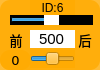
    <widget class="QWidget" name="widget_id6" native="true">
     <property name="geometry">
      <rect>
       <x>210</x>
       <y>320</y>
       <width>100</width>
       <height>70</height>
      </rect>
     </property>
     <property name="styleSheet">
      <string notr="true">background-color: rgb(255, 170, 0, 200);
border-radius:10px;</string>
     </property>
     <widget class="QLabel" name="label_ID6">
      <property name="geometry">
       <rect>
        <x>30</x>
        <y>0</y>
        <width>45</width>
        <height>16</height>
       </rect>
      </property>
      <property name="minimumSize">
       <size>
        <width>0</width>
        <height>10</height>
       </size>
      </property>
      <property name="font">
       <font>
        <family>Arial</family>
        <pointsize>9</pointsize>
       </font>
      </property>
      <property name="styleSheet">
       <string notr="true">background-color: rgb(255, 255, 255， 0);
border-radius:0px;</string>
      </property>
      <property name="text">
       <string>ID:6</string>
      </property>
      <property name="alignment">
       <set>Qt::AlignCenter</set>
      </property>
     </widget>
     <widget class="QSlider" name="horizontalSlider_pulse_id6">
      <property name="geometry">
       <rect>
        <x>10</x>
        <y>15</y>
        <width>83</width>
        <height>10</height>
       </rect>
      </property>
      <property name="autoFillBackground">
       <bool>false</bool>
      </property>
      <property name="styleSheet">
       <string notr="true">QSlider{background-color: rgb(0, 0, 0);
border-radius:0px;}
QSlider::handle {/*设置中间的那个滑动的键*/                           
    background:  rgb(255, 255, 255);
}</string>
      </property>
      <property name="minimum">
       <number>0</number>
      </property>
      <property name="maximum">
       <number>1000</number>
      </property>
      <property name="pageStep">
       <number>1</number>
      </property>
      <property name="value">
       <number>500</number>
      </property>
      <property name="orientation">
       <enum>Qt::Horizontal</enum>
      </property>
     </widget>
     <widget class="QSlider" name="horizontalSlider_dev_id6">
      <property name="geometry">
       <rect>
        <x>30</x>
        <y>50</y>
        <width>45</width>
        <height>18</height>
       </rect>
      </property>
      <property name="styleSheet">
       <string notr="true">background-color: rgba(255, 255, 255， 0);</string>
      </property>
      <property name="minimum">
       <number>-125</number>
      </property>
      <property name="maximum">
       <number>125</number>
      </property>
      <property name="pageStep">
       <number>1</number>
      </property>
      <property name="orientation">
       <enum>Qt::Horizontal</enum>
      </property>
     </widget>
     <widget class="QLabel" name="label_id6">
      <property name="geometry">
       <rect>
        <x>0</x>
        <y>50</y>
        <width>31</width>
        <height>20</height>
       </rect>
      </property>
      <property name="minimumSize">
       <size>
        <width>0</width>
        <height>10</height>
       </size>
      </property>
      <property name="font">
       <font>
        <family>DejaVu Sans</family>
        <pointsize>10</pointsize>
       </font>
      </property>
      <property name="styleSheet">
       <string notr="true">background-color: rgb(255, 255, 255， 0);</string>
      </property>
      <property name="text">
       <string>0</string>
      </property>
      <property name="alignment">
       <set>Qt::AlignCenter</set>
      </property>
     </widget>
     <widget class="QLineEdit" name="lineEdit_id6">
      <property name="geometry">
       <rect>
        <x>30</x>
        <y>30</y>
        <width>45</width>
        <height>18</height>
       </rect>
      </property>
      <property name="sizePolicy">
       <sizepolicy hsizetype="Fixed" vsizetype="Fixed">
        <horstretch>0</horstretch>
        <verstretch>0</verstretch>
       </sizepolicy>
      </property>
      <property name="font">
       <font>
        <family>Arial</family>
        <pointsize>11</pointsize>
       </font>
      </property>
      <property name="autoFillBackground">
       <bool>false</bool>
      </property>
      <property name="styleSheet">
       <string notr="true">background-color: rgb(255, 255, 255);
border-radius:0px;</string>
      </property>
      <property name="text">
       <string>500</string>
      </property>
      <property name="maxLength">
       <number>1000</number>
      </property>
      <property name="alignment">
       <set>Qt::AlignCenter</set>
      </property>
      <property name="dragEnabled">
       <bool>false</bool>
      </property>
      <property name="readOnly">
       <bool>false</bool>
      </property>
     </widget>
     <widget class="QLabel" name="label_front4">
      <property name="geometry">
       <rect>
        <x>6</x>
        <y>30</y>
        <width>20</width>
        <height>20</height>
       </rect>
      </property>
      <property name="font">
       <font>
        <pointsize>10</pointsize>
        <weight>50</weight>
        <italic>false</italic>
        <bold>false</bold>
       </font>
      </property>
      <property name="styleSheet">
       <string notr="true">background-color: rgb(255, 255, 255, 0);</string>
      </property>
      <property name="text">
       <string>前</string>
      </property>
      <property name="alignment">
       <set>Qt::AlignCenter</set>
      </property>
     </widget>
     <widget class="QLabel" name="label_back4">
      <property name="geometry">
       <rect>
        <x>75</x>
        <y>30</y>
        <width>20</width>
        <height>20</height>
       </rect>
      </property>
      <property name="font">
       <font>
        <pointsize>10</pointsize>
        <weight>50</weight>
        <italic>false</italic>
        <bold>false</bold>
       </font>
      </property>
      <property name="styleSheet">
       <string notr="true">background-color: rgb(255, 255, 255, 0);</string>
      </property>
      <property name="text">
       <string>后</string>
      </property>
      <property name="alignment">
       <set>Qt::AlignCenter</set>
      </property>
     </widget>
    </widget>
